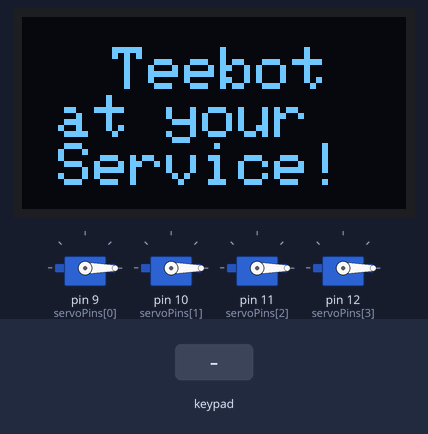
A sketch run on a simulated Arduino Uno, built with avr-gcc and run on an emulated ATmega328P. Parts: 4 × servo, 128×64 one-colour display. The inputs (shaded band) are chosen by the test bench. What the sketch prints to the serial monitor is not drawn.

Above: at 1.1 s.
At 5.2 s:
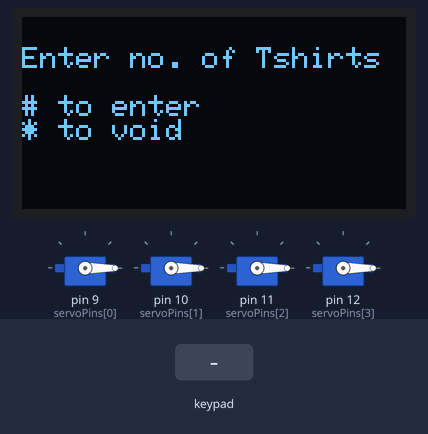
5.3 s: keypad keys 9 8 7 6 # pressed 0.4 s apart
At 11.9 s:
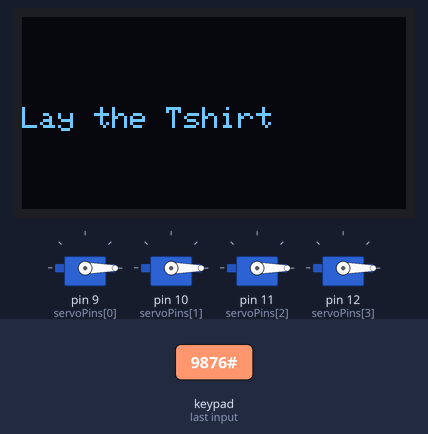
At 17.3 s:
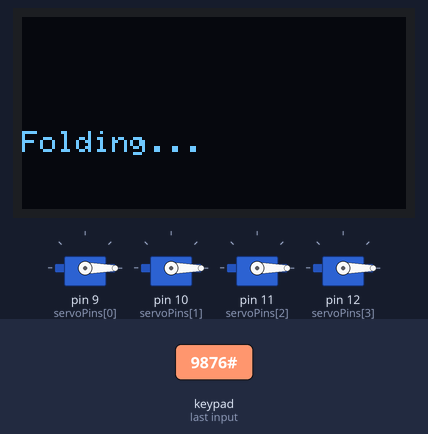
Timing chart, 0 to 24.1 s (numbered marks = the images above; inputs shaded):
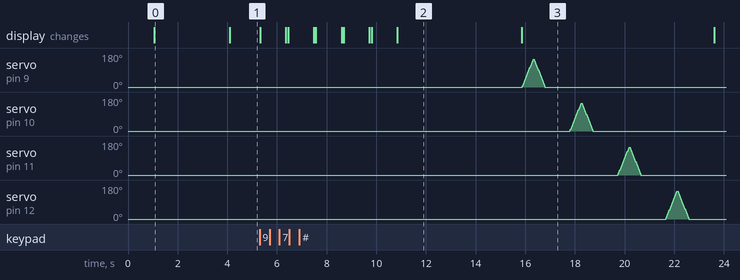

The sketch:

Teebot_with_Oled_full_doc.ino
```cpp
/**************************************************************************

This is the code with full documentation for those who would like to modify and reuse it.
This version will not work with a SSD1306 Oled because of its size limitations.

see teebot.ino for the Oled compatible version

Written by Divija Durga, with help from the contributions of the open source community.


 **************************************************************************/
// importing libraries
#include <SPI.h>
#include <Wire.h>
#include <Adafruit_GFX.h>
#include <Adafruit_SSD1306.h>
#include <Keypad.h>
#include <Servo.h>

#define SCREEN_WIDTH 128  // OLED display width, in pixels
#define SCREEN_HEIGHT 64  // OLED display height, in pixels

// Declaration for an SSD1306 display connected to I2C (SDA, SCL pins)
Adafruit_SSD1306 display(SCREEN_WIDTH, SCREEN_HEIGHT, &Wire, -1);


//initialise servo objects


int pos[4] = { 0, 0, 0, 0 };
Servo servo[4];
const byte servoPins[] = { 9, 10, 11, 12 };
int j = 0;
int timedelay = 1000;      // variable to store delay between servos
int skip = 3;

char keys[4][4] = {
  { '1', '2', '3', 'A' },
  { '4', '5', '6', 'B' },
  { '7', '8', '9', 'C' },
  { '*', '0', '#', 'D' }
};

byte pin_rows[4] = { 9, 8, 7, 6 };    //connect to the row pinouts of the keypad
byte pin_column[4] = { 5, 4, 3, 2 };  //connect to the column pinouts of the keypad

Keypad keypad = Keypad(makeKeymap(keys), pin_rows, pin_column, 4, 4);

String inputString;
long inputInt;


void setup() {
  Serial.begin(9600);
  inputString.reserve(3);  // maximum number of digit for a number is 3
  //loop to initialise servos
  for (int n = 0; n < 4; n++) {
    servo[n].attach(servoPins[n]);
  }
  for (int m = 0; m < 4; m++) {
    servo[m].write(0);
  }


  // SSD1306_SWITCHCAPVCC = generate display voltage from 3.3V internally
  if (!display.begin(SSD1306_SWITCHCAPVCC, 0x3C)) {

    for (;;)
      ;  // Don't proceed, loop forever
  }
  Serial.println("Success");
  delay(1000);
  // Show initial display buffer contents on the screen --
  // the library initializes this with an Adafruit splash screen.
  display.clearDisplay();

  display.setTextSize(2);
  display.setTextColor(WHITE);
  display.setCursor(30, 10);
  // Display static text
  display.println("Teebot\n at your\n Service!");
  display.display();
  delay(3000);
}

void loop() {

  display.clearDisplay();

  display.setTextSize(1);
  display.setTextColor(WHITE);
  display.setCursor(0, 10);
  // Display static text
  display.println("Enter no. of Tshirts\n\n# to enter\n* to void");
  display.display();

  //code for getting input from keypad
  char key = keypad.getKey();

  if (key) {

    if (key >= '0' && key <= '9') {  // only act on numeric keys
      inputString += key;

      display.setCursor(0, 50);
      // Display static text
      display.println(inputString);
      display.display();
      delay(1000);


    } else if (key == '#') {
      if (inputString.length() > 0) {
        inputInt = inputString.toInt();  // typecast to int

        // Display static text
        display.println(inputInt);
        display.display();
        inputString = "";
        delay(1000);  // clear input
      }
    } else if (key == '*') {
      inputString = "";  // clear input
    }
  }

  for (int servocount = 0; servocount < inputInt; servocount += 1) {
    Serial.println(servocount);
    display.clearDisplay();
    display.setCursor(0, 30);
    display.println("Lay the Tshirt");
    display.display();

    delay(5000);
    display.clearDisplay();
    display.println("Folding...");
    display.display();
    for (int j = 0; j < 4; j++) {
      for (pos[j]; pos[j] <= 150; pos[j]++) {  // goes from 0 degrees to 150 degrees
        // in steps of 1 degree
        servo[j].write(pos[j]);
        delay(skip);
      }
      for (pos[j] = 150; pos[j] >= 0; pos[j] -= 1) {  // goes from 150 degrees to 0 degrees
        servo[j].write(pos[j]);
        delay(skip);
      }
      delay(timedelay);
      Serial.println(j);
    }
  }
  display.clearDisplay();
  key = 0;
  inputInt = 0;
}
```

Measured:
- after the input at 5.3 s, servo on pin 9 (servoPins[0]): rises from 0° to 147° in 0.43 s, then falls to 0° in 0.47 s; servo on pin 10 (servoPins[1]), servo on pin 11 (servoPins[2]), servo on pin 12 (servoPins[3]): rises from 0° to 148° in 0.45 s, then falls to 0° in 0.47 s; the display: first changes at once (image 2 shows a later state)
- what the display in image 0 shows lasts 3.0 s, from 1.1 s to 4.1 s
- what the display in image 2 shows lasts 5.1 s, from 10.8 s to 15.9 s
